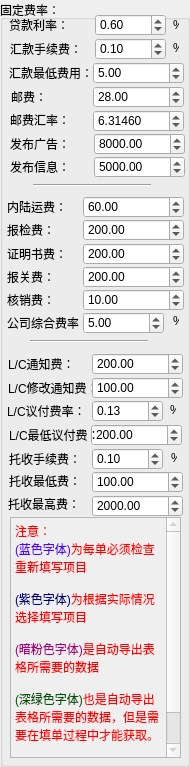
    <widget class="QGroupBox" name="groupBox">
     <property name="sizePolicy">
      <sizepolicy hsizetype="Minimum" vsizetype="Minimum">
       <horstretch>0</horstretch>
       <verstretch>0</verstretch>
      </sizepolicy>
     </property>
     <property name="maximumSize">
      <size>
       <width>190</width>
       <height>16777215</height>
      </size>
     </property>
     <property name="title">
      <string>固定费率：</string>
     </property>
     <widget class="QDoubleSpinBox" name="g7">
      <property name="geometry">
       <rect>
        <x>83</x>
        <y>196</y>
        <width>101</width>
        <height>22</height>
       </rect>
      </property>
      <property name="maximum">
       <double>999999999.000000000000000</double>
      </property>
      <property name="value">
       <double>60.000000000000000</double>
      </property>
     </widget>
     <widget class="QLabel" name="label">
      <property name="geometry">
       <rect>
        <x>7</x>
        <y>201</y>
        <width>60</width>
        <height>12</height>
       </rect>
      </property>
      <property name="text">
       <string>内陆运费：</string>
      </property>
     </widget>
     <widget class="QDoubleSpinBox" name="g8">
      <property name="geometry">
       <rect>
        <x>83</x>
        <y>219</y>
        <width>101</width>
        <height>22</height>
       </rect>
      </property>
      <property name="maximum">
       <double>999999999.000000000000000</double>
      </property>
      <property name="value">
       <double>200.000000000000000</double>
      </property>
     </widget>
     <widget class="QLabel" name="label_2">
      <property name="geometry">
       <rect>
        <x>7</x>
        <y>224</y>
        <width>60</width>
        <height>12</height>
       </rect>
      </property>
      <property name="text">
       <string>报检费：</string>
      </property>
     </widget>
     <widget class="QDoubleSpinBox" name="g9">
      <property name="geometry">
       <rect>
        <x>83</x>
        <y>243</y>
        <width>101</width>
        <height>22</height>
       </rect>
      </property>
      <property name="maximum">
       <double>999999999.000000000000000</double>
      </property>
      <property name="value">
       <double>200.000000000000000</double>
      </property>
     </widget>
     <widget class="QLabel" name="label_3">
      <property name="geometry">
       <rect>
        <x>7</x>
        <y>248</y>
        <width>60</width>
        <height>12</height>
       </rect>
      </property>
      <property name="text">
       <string>证明书费：</string>
      </property>
     </widget>
     <widget class="QDoubleSpinBox" name="g10">
      <property name="geometry">
       <rect>
        <x>83</x>
        <y>266</y>
        <width>101</width>
        <height>22</height>
       </rect>
      </property>
      <property name="maximum">
       <double>999999999.000000000000000</double>
      </property>
      <property name="value">
       <double>200.000000000000000</double>
      </property>
     </widget>
     <widget class="QLabel" name="label_4">
      <property name="geometry">
       <rect>
        <x>7</x>
        <y>271</y>
        <width>60</width>
        <height>12</height>
       </rect>
      </property>
      <property name="text">
       <string>报关费：</string>
      </property>
     </widget>
     <widget class="QDoubleSpinBox" name="g11">
      <property name="geometry">
       <rect>
        <x>83</x>
        <y>289</y>
        <width>101</width>
        <height>22</height>
       </rect>
      </property>
      <property name="maximum">
       <double>999999999.000000000000000</double>
      </property>
      <property name="value">
       <double>10.000000000000000</double>
      </property>
     </widget>
     <widget class="QLabel" name="label_5">
      <property name="geometry">
       <rect>
        <x>7</x>
        <y>294</y>
        <width>60</width>
        <height>12</height>
       </rect>
      </property>
      <property name="text">
       <string>核销费：</string>
      </property>
     </widget>
     <widget class="QLabel" name="label_6">
      <property name="geometry">
       <rect>
        <x>7</x>
        <y>317</y>
        <width>84</width>
        <height>12</height>
       </rect>
      </property>
      <property name="text">
       <string>公司综合费率：</string>
      </property>
     </widget>
     <widget class="QDoubleSpinBox" name="g12">
      <property name="geometry">
       <rect>
        <x>83</x>
        <y>312</y>
        <width>81</width>
        <height>22</height>
       </rect>
      </property>
      <property name="maximum">
       <double>999999999.000000000000000</double>
      </property>
      <property name="value">
       <double>5.000000000000000</double>
      </property>
     </widget>
     <widget class="QLabel" name="label_7">
      <property name="geometry">
       <rect>
        <x>173</x>
        <y>315</y>
        <width>6</width>
        <height>12</height>
       </rect>
      </property>
      <property name="text">
       <string>%</string>
      </property>
     </widget>
     <widget class="QDoubleSpinBox" name="g0">
      <property name="geometry">
       <rect>
        <x>95</x>
        <y>14</y>
        <width>71</width>
        <height>22</height>
       </rect>
      </property>
      <property name="maximum">
       <double>999999999.000000000000000</double>
      </property>
      <property name="value">
       <double>0.600000000000000</double>
      </property>
     </widget>
     <widget class="QLabel" name="label_52">
      <property name="geometry">
       <rect>
        <x>9</x>
        <y>19</y>
        <width>60</width>
        <height>12</height>
       </rect>
      </property>
      <property name="text">
       <string>贷款利率：</string>
      </property>
     </widget>
     <widget class="QLabel" name="label_53">
      <property name="geometry">
       <rect>
        <x>173</x>
        <y>19</y>
        <width>6</width>
        <height>12</height>
       </rect>
      </property>
      <property name="text">
       <string>%</string>
      </property>
     </widget>
     <widget class="QDoubleSpinBox" name="g2">
      <property name="geometry">
       <rect>
        <x>93</x>
        <y>62</y>
        <width>91</width>
        <height>22</height>
       </rect>
      </property>
      <property name="maximum">
       <double>999999999.000000000000000</double>
      </property>
      <property name="value">
       <double>5.000000000000000</double>
      </property>
     </widget>
     <widget class="QLabel" name="label_54">
      <property name="geometry">
       <rect>
        <x>10</x>
        <y>43</y>
        <width>72</width>
        <height>12</height>
       </rect>
      </property>
      <property name="text">
       <string>汇款手续费：</string>
      </property>
     </widget>
     <widget class="QDoubleSpinBox" name="g1">
      <property name="geometry">
       <rect>
        <x>95</x>
        <y>38</y>
        <width>71</width>
        <height>22</height>
       </rect>
      </property>
      <property name="maximum">
       <double>999999999.000000000000000</double>
      </property>
      <property name="value">
       <double>0.100000000000000</double>
      </property>
     </widget>
     <widget class="QLabel" name="label_55">
      <property name="geometry">
       <rect>
        <x>9</x>
        <y>67</y>
        <width>84</width>
        <height>12</height>
       </rect>
      </property>
      <property name="text">
       <string>汇款最低费用：</string>
      </property>
     </widget>
     <widget class="QLabel" name="label_56">
      <property name="geometry">
       <rect>
        <x>173</x>
        <y>42</y>
        <width>6</width>
        <height>12</height>
       </rect>
      </property>
      <property name="text">
       <string>%</string>
      </property>
     </widget>
     <widget class="QDoubleSpinBox" name="g3">
      <property name="geometry">
       <rect>
        <x>93</x>
        <y>86</y>
        <width>91</width>
        <height>22</height>
       </rect>
      </property>
      <property name="maximum">
       <double>999999999.000000000000000</double>
      </property>
      <property name="value">
       <double>28.000000000000000</double>
      </property>
     </widget>
     <widget class="QLabel" name="label_57">
      <property name="geometry">
       <rect>
        <x>11</x>
        <y>91</y>
        <width>36</width>
        <height>12</height>
       </rect>
      </property>
      <property name="text">
       <string>邮费：</string>
      </property>
     </widget>
     <widget class="QLabel" name="label_58">
      <property name="geometry">
       <rect>
        <x>10</x>
        <y>114</y>
        <width>60</width>
        <height>12</height>
       </rect>
      </property>
      <property name="text">
       <string>邮费汇率：</string>
      </property>
     </widget>
     <widget class="QDoubleSpinBox" name="g4">
      <property name="geometry">
       <rect>
        <x>93</x>
        <y>110</y>
        <width>91</width>
        <height>22</height>
       </rect>
      </property>
      <property name="decimals">
       <number>5</number>
      </property>
      <property name="maximum">
       <double>999999999.000000000000000</double>
      </property>
      <property name="value">
       <double>6.314600000000000</double>
      </property>
     </widget>
     <widget class="QLabel" name="label_59">
      <property name="geometry">
       <rect>
        <x>10</x>
        <y>138</y>
        <width>60</width>
        <height>12</height>
       </rect>
      </property>
      <property name="text">
       <string>发布广告：</string>
      </property>
     </widget>
     <widget class="QDoubleSpinBox" name="g5">
      <property name="geometry">
       <rect>
        <x>94</x>
        <y>133</y>
        <width>91</width>
        <height>22</height>
       </rect>
      </property>
      <property name="maximum">
       <double>999999999.000000000000000</double>
      </property>
      <property name="value">
       <double>8000.000000000000000</double>
      </property>
     </widget>
     <widget class="QLabel" name="label_60">
      <property name="geometry">
       <rect>
        <x>10</x>
        <y>161</y>
        <width>60</width>
        <height>12</height>
       </rect>
      </property>
      <property name="text">
       <string>发布信息：</string>
      </property>
     </widget>
     <widget class="QDoubleSpinBox" name="g6">
      <property name="geometry">
       <rect>
        <x>94</x>
        <y>156</y>
        <width>91</width>
        <height>22</height>
       </rect>
      </property>
      <property name="maximum">
       <double>999999999.000000000000000</double>
      </property>
      <property name="value">
       <double>5000.000000000000000</double>
      </property>
     </widget>
     <widget class="QLabel" name="label_45">
      <property name="geometry">
       <rect>
        <x>9</x>
        <y>475</y>
        <width>72</width>
        <height>12</height>
       </rect>
      </property>
      <property name="text">
       <string>托收最低费：</string>
      </property>
     </widget>
     <widget class="QDoubleSpinBox" name="g13">
      <property name="geometry">
       <rect>
        <x>92</x>
        <y>353</y>
        <width>91</width>
        <height>22</height>
       </rect>
      </property>
      <property name="maximum">
       <double>999999999.000000000000000</double>
      </property>
      <property name="value">
       <double>200.000000000000000</double>
      </property>
     </widget>
     <widget class="QLabel" name="label_43">
      <property name="geometry">
       <rect>
        <x>9</x>
        <y>453</y>
        <width>72</width>
        <height>12</height>
       </rect>
      </property>
      <property name="text">
       <string>托收手续费：</string>
      </property>
     </widget>
     <widget class="QDoubleSpinBox" name="g16">
      <property name="geometry">
       <rect>
        <x>91</x>
        <y>424</y>
        <width>91</width>
        <height>22</height>
       </rect>
      </property>
      <property name="maximum">
       <double>999999999.000000000000000</double>
      </property>
      <property name="value">
       <double>200.000000000000000</double>
      </property>
     </widget>
     <widget class="QLabel" name="label_40">
      <property name="geometry">
       <rect>
        <x>7</x>
        <y>405</y>
        <width>78</width>
        <height>12</height>
       </rect>
      </property>
      <property name="text">
       <string>L/C议付费率：</string>
      </property>
     </widget>
     <widget class="QDoubleSpinBox" name="g15">
      <property name="geometry">
       <rect>
        <x>92</x>
        <y>400</y>
        <width>71</width>
        <height>22</height>
       </rect>
      </property>
      <property name="maximum">
       <double>999999999.000000000000000</double>
      </property>
      <property name="value">
       <double>0.130000000000000</double>
      </property>
     </widget>
     <widget class="QDoubleSpinBox" name="g19">
      <property name="geometry">
       <rect>
        <x>92</x>
        <y>495</y>
        <width>91</width>
        <height>22</height>
       </rect>
      </property>
      <property name="maximum">
       <double>999999999.000000000000000</double>
      </property>
      <property name="value">
       <double>2000.000000000000000</double>
      </property>
     </widget>
     <widget class="QDoubleSpinBox" name="g17">
      <property name="geometry">
       <rect>
        <x>92</x>
        <y>448</y>
        <width>71</width>
        <height>22</height>
       </rect>
      </property>
      <property name="maximum">
       <double>999999999.000000000000000</double>
      </property>
      <property name="value">
       <double>0.100000000000000</double>
      </property>
     </widget>
     <widget class="QLabel" name="label_42">
      <property name="geometry">
       <rect>
        <x>9</x>
        <y>429</y>
        <width>90</width>
        <height>12</height>
       </rect>
      </property>
      <property name="text">
       <string>L/C最低议付费：</string>
      </property>
     </widget>
     <widget class="QLabel" name="label_44">
      <property name="geometry">
       <rect>
        <x>171</x>
        <y>452</y>
        <width>6</width>
        <height>12</height>
       </rect>
      </property>
      <property name="text">
       <string>%</string>
      </property>
     </widget>
     <widget class="QLabel" name="label_38">
      <property name="geometry">
       <rect>
        <x>8</x>
        <y>358</y>
        <width>66</width>
        <height>12</height>
       </rect>
      </property>
      <property name="text">
       <string>L/C通知费：</string>
      </property>
     </widget>
     <widget class="QLabel" name="label_41">
      <property name="geometry">
       <rect>
        <x>170</x>
        <y>404</y>
        <width>6</width>
        <height>12</height>
       </rect>
      </property>
      <property name="text">
       <string>%</string>
      </property>
     </widget>
     <widget class="QDoubleSpinBox" name="g18">
      <property name="geometry">
       <rect>
        <x>92</x>
        <y>471</y>
        <width>91</width>
        <height>22</height>
       </rect>
      </property>
      <property name="maximum">
       <double>999999999.000000000000000</double>
      </property>
      <property name="value">
       <double>100.000000000000000</double>
      </property>
     </widget>
     <widget class="QLabel" name="label_39">
      <property name="geometry">
       <rect>
        <x>8</x>
        <y>382</y>
        <width>90</width>
        <height>12</height>
       </rect>
      </property>
      <property name="text">
       <string>L/C修改通知费：</string>
      </property>
     </widget>
     <widget class="QLabel" name="label_46">
      <property name="geometry">
       <rect>
        <x>8</x>
        <y>498</y>
        <width>72</width>
        <height>12</height>
       </rect>
      </property>
      <property name="text">
       <string>托收最高费：</string>
      </property>
     </widget>
     <widget class="QDoubleSpinBox" name="g14">
      <property name="geometry">
       <rect>
        <x>92</x>
        <y>377</y>
        <width>91</width>
        <height>22</height>
       </rect>
      </property>
      <property name="maximum">
       <double>999999999.000000000000000</double>
      </property>
      <property name="value">
       <double>100.000000000000000</double>
      </property>
     </widget>
     <widget class="Line" name="line_5">
      <property name="geometry">
       <rect>
        <x>30</x>
        <y>340</y>
        <width>118</width>
        <height>3</height>
       </rect>
      </property>
      <property name="orientation">
       <enum>Qt::Horizontal</enum>
      </property>
     </widget>
     <widget class="Line" name="line_6">
      <property name="geometry">
       <rect>
        <x>33</x>
        <y>184</y>
        <width>118</width>
        <height>3</height>
       </rect>
      </property>
      <property name="orientation">
       <enum>Qt::Horizontal</enum>
      </property>
     </widget>
     <widget class="QTextBrowser" name="textBrowser">
      <property name="enabled">
       <bool>false</bool>
      </property>
      <property name="geometry">
       <rect>
        <x>10</x>
        <y>517</y>
        <width>171</width>
        <height>241</height>
       </rect>
      </property>
      <property name="html">
       <string>&lt;!DOCTYPE HTML PUBLIC &quot;-//W3C//DTD HTML 4.0//EN&quot; &quot;http://www.w3.org/TR/REC-html40/strict.dtd&quot;&gt;
&lt;html&gt;&lt;head&gt;&lt;meta name=&quot;qrichtext&quot; content=&quot;1&quot; /&gt;&lt;style type=&quot;text/css&quot;&gt;
p, li { white-space: pre-wrap; }
&lt;/style&gt;&lt;/head&gt;&lt;body style=&quot; font-family:'SimSun'; font-size:9pt; font-weight:400; font-style:normal;&quot;&gt;
&lt;p style=&quot; margin-top:0px; margin-bottom:0px; margin-left:0px; margin-right:0px; -qt-block-indent:0; text-indent:0px;&quot;&gt;&lt;span style=&quot; color:#ff0000;&quot;&gt;注意：&lt;/span&gt;&lt;/p&gt;
&lt;p style=&quot; margin-top:0px; margin-bottom:0px; margin-left:0px; margin-right:0px; -qt-block-indent:0; text-indent:0px;&quot;&gt;&lt;span style=&quot; color:#5500ff;&quot;&gt;(蓝色字体)&lt;/span&gt;&lt;span style=&quot; color:#ff0000;&quot;&gt;为每单必须检查重新填写项目&lt;/span&gt;&lt;/p&gt;
&lt;p style=&quot;-qt-paragraph-type:empty; margin-top:0px; margin-bottom:0px; margin-left:0px; margin-right:0px; -qt-block-indent:0; text-indent:0px; color:#ff0000;&quot;&gt;&lt;br /&gt;&lt;/p&gt;
&lt;p style=&quot; margin-top:0px; margin-bottom:0px; margin-left:0px; margin-right:0px; -qt-block-indent:0; text-indent:0px;&quot;&gt;&lt;span style=&quot; color:#00007f;&quot;&gt;(紫色字体)&lt;/span&gt;&lt;span style=&quot; color:#ff0000;&quot;&gt;为根据实际情况选择填写项目&lt;/span&gt;&lt;/p&gt;
&lt;p style=&quot;-qt-paragraph-type:empty; margin-top:0px; margin-bottom:0px; margin-left:0px; margin-right:0px; -qt-block-indent:0; text-indent:0px; color:#ff0000;&quot;&gt;&lt;br /&gt;&lt;/p&gt;
&lt;p style=&quot; margin-top:0px; margin-bottom:0px; margin-left:0px; margin-right:0px; -qt-block-indent:0; text-indent:0px;&quot;&gt;&lt;span style=&quot; color:#aa007f;&quot;&gt;(暗粉色字体)&lt;/span&gt;&lt;span style=&quot; color:#ff0000;&quot;&gt;是自动导出表格所需要的数据&lt;/span&gt;&lt;/p&gt;
&lt;p style=&quot;-qt-paragraph-type:empty; margin-top:0px; margin-bottom:0px; margin-left:0px; margin-right:0px; -qt-block-indent:0; text-indent:0px; color:#ff0000;&quot;&gt;&lt;br /&gt;&lt;/p&gt;
&lt;p style=&quot; margin-top:0px; margin-bottom:0px; margin-left:0px; margin-right:0px; -qt-block-indent:0; text-indent:0px;&quot;&gt;&lt;span style=&quot; color:#005500;&quot;&gt;(深绿色字体)&lt;/span&gt;&lt;span style=&quot; color:#ff0000;&quot;&gt;也是自动导出表格所需要的数据，但是需要在填单过程中才能获取。&lt;/span&gt;&lt;/p&gt;
&lt;p style=&quot;-qt-paragraph-type:empty; margin-top:0px; margin-bottom:0px; margin-left:0px; margin-right:0px; -qt-block-indent:0; text-indent:0px; color:#ff0000;&quot;&gt;&lt;br /&gt;&lt;/p&gt;
&lt;p style=&quot; margin-top:0px; margin-bottom:0px; margin-left:0px; margin-right:0px; -qt-block-indent:0; text-indent:0px;&quot;&gt;&lt;span style=&quot; color:#000000;&quot;&gt;(黑色字体)&lt;/span&gt;&lt;span style=&quot; color:#ff0000;&quot;&gt;基本上是固定数值的项目&lt;/span&gt;&lt;/p&gt;&lt;/body&gt;&lt;/html&gt;</string>
      </property>
     </widget>
    </widget>
